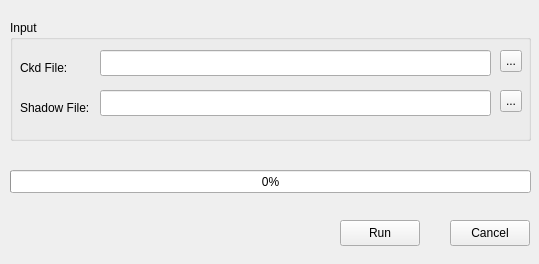
<?xml version="1.0" encoding="UTF-8"?>
<ui version="4.0">
 <class>DasdIsupClass</class>
 <widget class="QWidget" name="DasdIsupClass">
  <property name="geometry">
   <rect>
    <x>0</x>
    <y>0</y>
    <width>539</width>
    <height>264</height>
   </rect>
  </property>
  <property name="windowTitle">
   <string>DasdIsup</string>
  </property>
  <widget class="QGroupBox" name="groupBox">
   <property name="geometry">
    <rect>
     <x>10</x>
     <y>20</y>
     <width>521</width>
     <height>121</height>
    </rect>
   </property>
   <property name="title">
    <string>Input</string>
   </property>
   <widget class="QLineEdit" name="filename">
    <property name="geometry">
     <rect>
      <x>90</x>
      <y>30</y>
      <width>391</width>
      <height>26</height>
     </rect>
    </property>
   </widget>
   <widget class="QToolButton" name="browseFileButton">
    <property name="geometry">
     <rect>
      <x>490</x>
      <y>30</y>
      <width>22</width>
      <height>22</height>
     </rect>
    </property>
    <property name="text">
     <string>...</string>
    </property>
   </widget>
   <widget class="QLabel" name="label">
    <property name="geometry">
     <rect>
      <x>10</x>
      <y>40</y>
      <width>71</width>
      <height>16</height>
     </rect>
    </property>
    <property name="text">
     <string>Ckd File:</string>
    </property>
   </widget>
   <widget class="QLineEdit" name="shadowFile">
    <property name="geometry">
     <rect>
      <x>90</x>
      <y>70</y>
      <width>391</width>
      <height>26</height>
     </rect>
    </property>
   </widget>
   <widget class="QToolButton" name="browseSfButton">
    <property name="geometry">
     <rect>
      <x>490</x>
      <y>70</y>
      <width>22</width>
      <height>22</height>
     </rect>
    </property>
    <property name="text">
     <string>...</string>
    </property>
   </widget>
   <widget class="QLabel" name="label_2">
    <property name="geometry">
     <rect>
      <x>10</x>
      <y>80</y>
      <width>71</width>
      <height>16</height>
     </rect>
    </property>
    <property name="text">
     <string>Shadow File:</string>
    </property>
   </widget>
  </widget>
  <widget class="QPushButton" name="runButton">
   <property name="geometry">
    <rect>
     <x>340</x>
     <y>220</y>
     <width>80</width>
     <height>26</height>
    </rect>
   </property>
   <property name="text">
    <string>Run</string>
   </property>
  </widget>
  <widget class="QPushButton" name="exitButton">
   <property name="geometry">
    <rect>
     <x>450</x>
     <y>220</y>
     <width>80</width>
     <height>26</height>
    </rect>
   </property>
   <property name="text">
    <string>Cancel</string>
   </property>
  </widget>
  <widget class="QProgressBar" name="progressBar">
   <property name="geometry">
    <rect>
     <x>10</x>
     <y>170</y>
     <width>521</width>
     <height>23</height>
    </rect>
   </property>
   <property name="maximum">
    <number>100</number>
   </property>
   <property name="value">
    <number>0</number>
   </property>
  </widget>
 </widget>
 <layoutdefault spacing="6" margin="11"/>
 <resources/>
 <connections/>
</ui>
